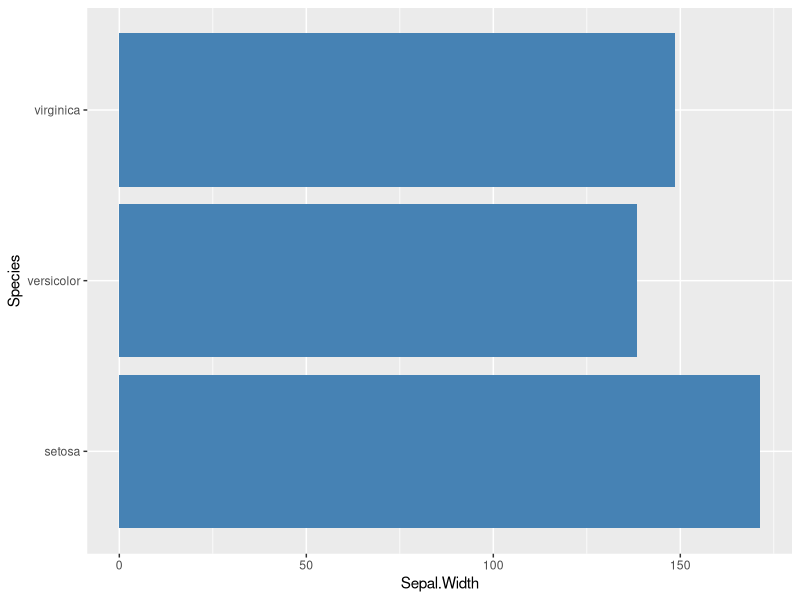

Write the R code that produced this figure.
library(tidyverse)

df <- iris

df %>% 
  group_by(Species) %>% 
  ggplot(aes(y=Species, x=Sepal.Width)) +
  geom_bar(stat = "identity", fill="steelblue") 
